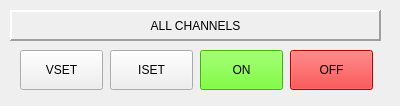
<?xml version="1.0" encoding="UTF-8"?>
<ui version="4.0">
 <class>Form</class>
 <widget class="QWidget" name="Form">
  <property name="geometry">
   <rect>
    <x>0</x>
    <y>0</y>
    <width>400</width>
    <height>106</height>
   </rect>
  </property>
  <property name="windowTitle">
   <string>Form</string>
  </property>
  <widget class="QLabel" name="label">
   <property name="geometry">
    <rect>
     <x>10</x>
     <y>10</y>
     <width>371</width>
     <height>31</height>
    </rect>
   </property>
   <property name="frameShape">
    <enum>QFrame::Panel</enum>
   </property>
   <property name="frameShadow">
    <enum>QFrame::Raised</enum>
   </property>
   <property name="lineWidth">
    <number>2</number>
   </property>
   <property name="text">
    <string>ALL CHANNELS</string>
   </property>
   <property name="alignment">
    <set>Qt::AlignCenter</set>
   </property>
  </widget>
  <widget class="QPushButton" name="pushButton">
   <property name="geometry">
    <rect>
     <x>20</x>
     <y>50</y>
     <width>83</width>
     <height>40</height>
    </rect>
   </property>
   <property name="text">
    <string>VSET</string>
   </property>
  </widget>
  <widget class="QPushButton" name="pushButton_2">
   <property name="geometry">
    <rect>
     <x>110</x>
     <y>50</y>
     <width>83</width>
     <height>40</height>
    </rect>
   </property>
   <property name="text">
    <string>ISET</string>
   </property>
  </widget>
  <widget class="QPushButton" name="pushButton_3">
   <property name="geometry">
    <rect>
     <x>200</x>
     <y>50</y>
     <width>83</width>
     <height>40</height>
    </rect>
   </property>
   <property name="palette">
    <palette>
     <active>
      <colorrole role="WindowText">
       <brush brushstyle="SolidPattern">
        <color alpha="255">
         <red>0</red>
         <green>0</green>
         <blue>0</blue>
        </color>
       </brush>
      </colorrole>
      <colorrole role="Button">
       <brush brushstyle="SolidPattern">
        <color alpha="255">
         <red>85</red>
         <green>255</green>
         <blue>0</blue>
        </color>
       </brush>
      </colorrole>
      <colorrole role="Light">
       <brush brushstyle="SolidPattern">
        <color alpha="255">
         <red>170</red>
         <green>255</green>
         <blue>127</blue>
        </color>
       </brush>
      </colorrole>
      <colorrole role="Midlight">
       <brush brushstyle="SolidPattern">
        <color alpha="255">
         <red>127</red>
         <green>255</green>
         <blue>63</blue>
        </color>
       </brush>
      </colorrole>
      <colorrole role="Dark">
       <brush brushstyle="SolidPattern">
        <color alpha="255">
         <red>42</red>
         <green>127</green>
         <blue>0</blue>
        </color>
       </brush>
      </colorrole>
      <colorrole role="Mid">
       <brush brushstyle="SolidPattern">
        <color alpha="255">
         <red>57</red>
         <green>170</green>
         <blue>0</blue>
        </color>
       </brush>
      </colorrole>
      <colorrole role="Text">
       <brush brushstyle="SolidPattern">
        <color alpha="255">
         <red>0</red>
         <green>0</green>
         <blue>0</blue>
        </color>
       </brush>
      </colorrole>
      <colorrole role="BrightText">
       <brush brushstyle="SolidPattern">
        <color alpha="255">
         <red>255</red>
         <green>255</green>
         <blue>255</blue>
        </color>
       </brush>
      </colorrole>
      <colorrole role="ButtonText">
       <brush brushstyle="SolidPattern">
        <color alpha="255">
         <red>0</red>
         <green>0</green>
         <blue>0</blue>
        </color>
       </brush>
      </colorrole>
      <colorrole role="Base">
       <brush brushstyle="SolidPattern">
        <color alpha="255">
         <red>255</red>
         <green>255</green>
         <blue>255</blue>
        </color>
       </brush>
      </colorrole>
      <colorrole role="Window">
       <brush brushstyle="SolidPattern">
        <color alpha="255">
         <red>85</red>
         <green>255</green>
         <blue>0</blue>
        </color>
       </brush>
      </colorrole>
      <colorrole role="Shadow">
       <brush brushstyle="SolidPattern">
        <color alpha="255">
         <red>0</red>
         <green>0</green>
         <blue>0</blue>
        </color>
       </brush>
      </colorrole>
      <colorrole role="AlternateBase">
       <brush brushstyle="SolidPattern">
        <color alpha="255">
         <red>170</red>
         <green>255</green>
         <blue>127</blue>
        </color>
       </brush>
      </colorrole>
      <colorrole role="ToolTipBase">
       <brush brushstyle="SolidPattern">
        <color alpha="255">
         <red>255</red>
         <green>255</green>
         <blue>220</blue>
        </color>
       </brush>
      </colorrole>
      <colorrole role="ToolTipText">
       <brush brushstyle="SolidPattern">
        <color alpha="255">
         <red>0</red>
         <green>0</green>
         <blue>0</blue>
        </color>
       </brush>
      </colorrole>
      <colorrole role="PlaceholderText">
       <brush brushstyle="SolidPattern">
        <color alpha="127">
         <red>0</red>
         <green>0</green>
         <blue>0</blue>
        </color>
       </brush>
      </colorrole>
      <colorrole role="Accent">
       <brush brushstyle="SolidPattern">
        <color alpha="255">
         <red>255</red>
         <green>255</green>
         <blue>255</blue>
        </color>
       </brush>
      </colorrole>
     </active>
     <inactive>
      <colorrole role="WindowText">
       <brush brushstyle="SolidPattern">
        <color alpha="255">
         <red>0</red>
         <green>0</green>
         <blue>0</blue>
        </color>
       </brush>
      </colorrole>
      <colorrole role="Button">
       <brush brushstyle="SolidPattern">
        <color alpha="255">
         <red>85</red>
         <green>255</green>
         <blue>0</blue>
        </color>
       </brush>
      </colorrole>
      <colorrole role="Light">
       <brush brushstyle="SolidPattern">
        <color alpha="255">
         <red>170</red>
         <green>255</green>
         <blue>127</blue>
        </color>
       </brush>
      </colorrole>
      <colorrole role="Midlight">
       <brush brushstyle="SolidPattern">
        <color alpha="255">
         <red>127</red>
         <green>255</green>
         <blue>63</blue>
        </color>
       </brush>
      </colorrole>
      <colorrole role="Dark">
       <brush brushstyle="SolidPattern">
        <color alpha="255">
         <red>42</red>
         <green>127</green>
         <blue>0</blue>
        </color>
       </brush>
      </colorrole>
      <colorrole role="Mid">
       <brush brushstyle="SolidPattern">
        <color alpha="255">
         <red>57</red>
         <green>170</green>
         <blue>0</blue>
        </color>
       </brush>
      </colorrole>
      <colorrole role="Text">
       <brush brushstyle="SolidPattern">
        <color alpha="255">
         <red>0</red>
         <green>0</green>
         <blue>0</blue>
        </color>
       </brush>
      </colorrole>
      <colorrole role="BrightText">
       <brush brushstyle="SolidPattern">
        <color alpha="255">
         <red>255</red>
         <green>255</green>
         <blue>255</blue>
        </color>
       </brush>
      </colorrole>
      <colorrole role="ButtonText">
       <brush brushstyle="SolidPattern">
        <color alpha="255">
         <red>0</red>
         <green>0</green>
         <blue>0</blue>
        </color>
       </brush>
      </colorrole>
      <colorrole role="Base">
       <brush brushstyle="SolidPattern">
        <color alpha="255">
         <red>255</red>
         <green>255</green>
         <blue>255</blue>
        </color>
       </brush>
      </colorrole>
      <colorrole role="Window">
       <brush brushstyle="SolidPattern">
        <color alpha="255">
         <red>85</red>
         <green>255</green>
         <blue>0</blue>
        </color>
       </brush>
      </colorrole>
      <colorrole role="Shadow">
       <brush brushstyle="SolidPattern">
        <color alpha="255">
         <red>0</red>
         <green>0</green>
         <blue>0</blue>
        </color>
       </brush>
      </colorrole>
      <colorrole role="AlternateBase">
       <brush brushstyle="SolidPattern">
        <color alpha="255">
         <red>170</red>
         <green>255</green>
         <blue>127</blue>
        </color>
       </brush>
      </colorrole>
      <colorrole role="ToolTipBase">
       <brush brushstyle="SolidPattern">
        <color alpha="255">
         <red>255</red>
         <green>255</green>
         <blue>220</blue>
        </color>
       </brush>
      </colorrole>
      <colorrole role="ToolTipText">
       <brush brushstyle="SolidPattern">
        <color alpha="255">
         <red>0</red>
         <green>0</green>
         <blue>0</blue>
        </color>
       </brush>
      </colorrole>
      <colorrole role="PlaceholderText">
       <brush brushstyle="SolidPattern">
        <color alpha="127">
         <red>0</red>
         <green>0</green>
         <blue>0</blue>
        </color>
       </brush>
      </colorrole>
      <colorrole role="Accent">
       <brush brushstyle="SolidPattern">
        <color alpha="255">
         <red>255</red>
         <green>255</green>
         <blue>255</blue>
        </color>
       </brush>
      </colorrole>
     </inactive>
     <disabled>
      <colorrole role="WindowText">
       <brush brushstyle="SolidPattern">
        <color alpha="255">
         <red>42</red>
         <green>127</green>
         <blue>0</blue>
        </color>
       </brush>
      </colorrole>
      <colorrole role="Button">
       <brush brushstyle="SolidPattern">
        <color alpha="255">
         <red>85</red>
         <green>255</green>
         <blue>0</blue>
        </color>
       </brush>
      </colorrole>
      <colorrole role="Light">
       <brush brushstyle="SolidPattern">
        <color alpha="255">
         <red>170</red>
         <green>255</green>
         <blue>127</blue>
        </color>
       </brush>
      </colorrole>
      <colorrole role="Midlight">
       <brush brushstyle="SolidPattern">
        <color alpha="255">
         <red>127</red>
         <green>255</green>
         <blue>63</blue>
        </color>
       </brush>
      </colorrole>
      <colorrole role="Dark">
       <brush brushstyle="SolidPattern">
        <color alpha="255">
         <red>42</red>
         <green>127</green>
         <blue>0</blue>
        </color>
       </brush>
      </colorrole>
      <colorrole role="Mid">
       <brush brushstyle="SolidPattern">
        <color alpha="255">
         <red>57</red>
         <green>170</green>
         <blue>0</blue>
        </color>
       </brush>
      </colorrole>
      <colorrole role="Text">
       <brush brushstyle="SolidPattern">
        <color alpha="255">
         <red>42</red>
         <green>127</green>
         <blue>0</blue>
        </color>
       </brush>
      </colorrole>
      <colorrole role="BrightText">
       <brush brushstyle="SolidPattern">
        <color alpha="255">
         <red>255</red>
         <green>255</green>
         <blue>255</blue>
        </color>
       </brush>
      </colorrole>
      <colorrole role="ButtonText">
       <brush brushstyle="SolidPattern">
        <color alpha="255">
         <red>42</red>
         <green>127</green>
         <blue>0</blue>
        </color>
       </brush>
      </colorrole>
      <colorrole role="Base">
       <brush brushstyle="SolidPattern">
        <color alpha="255">
         <red>85</red>
         <green>255</green>
         <blue>0</blue>
        </color>
       </brush>
      </colorrole>
      <colorrole role="Window">
       <brush brushstyle="SolidPattern">
        <color alpha="255">
         <red>85</red>
         <green>255</green>
         <blue>0</blue>
        </color>
       </brush>
      </colorrole>
      <colorrole role="Shadow">
       <brush brushstyle="SolidPattern">
        <color alpha="255">
         <red>0</red>
         <green>0</green>
         <blue>0</blue>
        </color>
       </brush>
      </colorrole>
      <colorrole role="AlternateBase">
       <brush brushstyle="SolidPattern">
        <color alpha="255">
         <red>85</red>
         <green>255</green>
         <blue>0</blue>
        </color>
       </brush>
      </colorrole>
      <colorrole role="ToolTipBase">
       <brush brushstyle="SolidPattern">
        <color alpha="255">
         <red>255</red>
         <green>255</green>
         <blue>220</blue>
        </color>
       </brush>
      </colorrole>
      <colorrole role="ToolTipText">
       <brush brushstyle="SolidPattern">
        <color alpha="255">
         <red>0</red>
         <green>0</green>
         <blue>0</blue>
        </color>
       </brush>
      </colorrole>
      <colorrole role="PlaceholderText">
       <brush brushstyle="SolidPattern">
        <color alpha="127">
         <red>42</red>
         <green>127</green>
         <blue>0</blue>
        </color>
       </brush>
      </colorrole>
      <colorrole role="Accent">
       <brush brushstyle="SolidPattern">
        <color alpha="255">
         <red>136</red>
         <green>255</green>
         <blue>76</blue>
        </color>
       </brush>
      </colorrole>
     </disabled>
    </palette>
   </property>
   <property name="text">
    <string>ON</string>
   </property>
  </widget>
  <widget class="QPushButton" name="pushButton_4">
   <property name="geometry">
    <rect>
     <x>290</x>
     <y>50</y>
     <width>83</width>
     <height>40</height>
    </rect>
   </property>
   <property name="palette">
    <palette>
     <active>
      <colorrole role="WindowText">
       <brush brushstyle="SolidPattern">
        <color alpha="255">
         <red>0</red>
         <green>0</green>
         <blue>0</blue>
        </color>
       </brush>
      </colorrole>
      <colorrole role="Button">
       <brush brushstyle="SolidPattern">
        <color alpha="255">
         <red>255</red>
         <green>0</green>
         <blue>0</blue>
        </color>
       </brush>
      </colorrole>
      <colorrole role="Light">
       <brush brushstyle="SolidPattern">
        <color alpha="255">
         <red>255</red>
         <green>127</green>
         <blue>127</blue>
        </color>
       </brush>
      </colorrole>
      <colorrole role="Midlight">
       <brush brushstyle="SolidPattern">
        <color alpha="255">
         <red>255</red>
         <green>63</green>
         <blue>63</blue>
        </color>
       </brush>
      </colorrole>
      <colorrole role="Dark">
       <brush brushstyle="SolidPattern">
        <color alpha="255">
         <red>127</red>
         <green>0</green>
         <blue>0</blue>
        </color>
       </brush>
      </colorrole>
      <colorrole role="Mid">
       <brush brushstyle="SolidPattern">
        <color alpha="255">
         <red>170</red>
         <green>0</green>
         <blue>0</blue>
        </color>
       </brush>
      </colorrole>
      <colorrole role="Text">
       <brush brushstyle="SolidPattern">
        <color alpha="255">
         <red>0</red>
         <green>0</green>
         <blue>0</blue>
        </color>
       </brush>
      </colorrole>
      <colorrole role="BrightText">
       <brush brushstyle="SolidPattern">
        <color alpha="255">
         <red>255</red>
         <green>255</green>
         <blue>255</blue>
        </color>
       </brush>
      </colorrole>
      <colorrole role="ButtonText">
       <brush brushstyle="SolidPattern">
        <color alpha="255">
         <red>0</red>
         <green>0</green>
         <blue>0</blue>
        </color>
       </brush>
      </colorrole>
      <colorrole role="Base">
       <brush brushstyle="SolidPattern">
        <color alpha="255">
         <red>255</red>
         <green>255</green>
         <blue>255</blue>
        </color>
       </brush>
      </colorrole>
      <colorrole role="Window">
       <brush brushstyle="SolidPattern">
        <color alpha="255">
         <red>255</red>
         <green>0</green>
         <blue>0</blue>
        </color>
       </brush>
      </colorrole>
      <colorrole role="Shadow">
       <brush brushstyle="SolidPattern">
        <color alpha="255">
         <red>0</red>
         <green>0</green>
         <blue>0</blue>
        </color>
       </brush>
      </colorrole>
      <colorrole role="AlternateBase">
       <brush brushstyle="SolidPattern">
        <color alpha="255">
         <red>255</red>
         <green>127</green>
         <blue>127</blue>
        </color>
       </brush>
      </colorrole>
      <colorrole role="ToolTipBase">
       <brush brushstyle="SolidPattern">
        <color alpha="255">
         <red>255</red>
         <green>255</green>
         <blue>220</blue>
        </color>
       </brush>
      </colorrole>
      <colorrole role="ToolTipText">
       <brush brushstyle="SolidPattern">
        <color alpha="255">
         <red>0</red>
         <green>0</green>
         <blue>0</blue>
        </color>
       </brush>
      </colorrole>
      <colorrole role="PlaceholderText">
       <brush brushstyle="SolidPattern">
        <color alpha="127">
         <red>0</red>
         <green>0</green>
         <blue>0</blue>
        </color>
       </brush>
      </colorrole>
      <colorrole role="Accent">
       <brush brushstyle="SolidPattern">
        <color alpha="255">
         <red>255</red>
         <green>255</green>
         <blue>255</blue>
        </color>
       </brush>
      </colorrole>
     </active>
     <inactive>
      <colorrole role="WindowText">
       <brush brushstyle="SolidPattern">
        <color alpha="255">
         <red>0</red>
         <green>0</green>
         <blue>0</blue>
        </color>
       </brush>
      </colorrole>
      <colorrole role="Button">
       <brush brushstyle="SolidPattern">
        <color alpha="255">
         <red>255</red>
         <green>0</green>
         <blue>0</blue>
        </color>
       </brush>
      </colorrole>
      <colorrole role="Light">
       <brush brushstyle="SolidPattern">
        <color alpha="255">
         <red>255</red>
         <green>127</green>
         <blue>127</blue>
        </color>
       </brush>
      </colorrole>
      <colorrole role="Midlight">
       <brush brushstyle="SolidPattern">
        <color alpha="255">
         <red>255</red>
         <green>63</green>
         <blue>63</blue>
        </color>
       </brush>
      </colorrole>
      <colorrole role="Dark">
       <brush brushstyle="SolidPattern">
        <color alpha="255">
         <red>127</red>
         <green>0</green>
         <blue>0</blue>
        </color>
       </brush>
      </colorrole>
      <colorrole role="Mid">
       <brush brushstyle="SolidPattern">
        <color alpha="255">
         <red>170</red>
         <green>0</green>
         <blue>0</blue>
        </color>
       </brush>
      </colorrole>
      <colorrole role="Text">
       <brush brushstyle="SolidPattern">
        <color alpha="255">
         <red>0</red>
         <green>0</green>
         <blue>0</blue>
        </color>
       </brush>
      </colorrole>
      <colorrole role="BrightText">
       <brush brushstyle="SolidPattern">
        <color alpha="255">
         <red>255</red>
         <green>255</green>
         <blue>255</blue>
        </color>
       </brush>
      </colorrole>
      <colorrole role="ButtonText">
       <brush brushstyle="SolidPattern">
        <color alpha="255">
         <red>0</red>
         <green>0</green>
         <blue>0</blue>
        </color>
       </brush>
      </colorrole>
      <colorrole role="Base">
       <brush brushstyle="SolidPattern">
        <color alpha="255">
         <red>255</red>
         <green>255</green>
         <blue>255</blue>
        </color>
       </brush>
      </colorrole>
      <colorrole role="Window">
       <brush brushstyle="SolidPattern">
        <color alpha="255">
         <red>255</red>
         <green>0</green>
         <blue>0</blue>
        </color>
       </brush>
      </colorrole>
      <colorrole role="Shadow">
       <brush brushstyle="SolidPattern">
        <color alpha="255">
         <red>0</red>
         <green>0</green>
         <blue>0</blue>
        </color>
       </brush>
      </colorrole>
      <colorrole role="AlternateBase">
       <brush brushstyle="SolidPattern">
        <color alpha="255">
         <red>255</red>
         <green>127</green>
         <blue>127</blue>
        </color>
       </brush>
      </colorrole>
      <colorrole role="ToolTipBase">
       <brush brushstyle="SolidPattern">
        <color alpha="255">
         <red>255</red>
         <green>255</green>
         <blue>220</blue>
        </color>
       </brush>
      </colorrole>
      <colorrole role="ToolTipText">
       <brush brushstyle="SolidPattern">
        <color alpha="255">
         <red>0</red>
         <green>0</green>
         <blue>0</blue>
        </color>
       </brush>
      </colorrole>
      <colorrole role="PlaceholderText">
       <brush brushstyle="SolidPattern">
        <color alpha="127">
         <red>0</red>
         <green>0</green>
         <blue>0</blue>
        </color>
       </brush>
      </colorrole>
      <colorrole role="Accent">
       <brush brushstyle="SolidPattern">
        <color alpha="255">
         <red>255</red>
         <green>255</green>
         <blue>255</blue>
        </color>
       </brush>
      </colorrole>
     </inactive>
     <disabled>
      <colorrole role="WindowText">
       <brush brushstyle="SolidPattern">
        <color alpha="255">
         <red>127</red>
         <green>0</green>
         <blue>0</blue>
        </color>
       </brush>
      </colorrole>
      <colorrole role="Button">
       <brush brushstyle="SolidPattern">
        <color alpha="255">
         <red>255</red>
         <green>0</green>
         <blue>0</blue>
        </color>
       </brush>
      </colorrole>
      <colorrole role="Light">
       <brush brushstyle="SolidPattern">
        <color alpha="255">
         <red>255</red>
         <green>127</green>
         <blue>127</blue>
        </color>
       </brush>
      </colorrole>
      <colorrole role="Midlight">
       <brush brushstyle="SolidPattern">
        <color alpha="255">
         <red>255</red>
         <green>63</green>
         <blue>63</blue>
        </color>
       </brush>
      </colorrole>
      <colorrole role="Dark">
       <brush brushstyle="SolidPattern">
        <color alpha="255">
         <red>127</red>
         <green>0</green>
         <blue>0</blue>
        </color>
       </brush>
      </colorrole>
      <colorrole role="Mid">
       <brush brushstyle="SolidPattern">
        <color alpha="255">
         <red>170</red>
         <green>0</green>
         <blue>0</blue>
        </color>
       </brush>
      </colorrole>
      <colorrole role="Text">
       <brush brushstyle="SolidPattern">
        <color alpha="255">
         <red>127</red>
         <green>0</green>
         <blue>0</blue>
        </color>
       </brush>
      </colorrole>
      <colorrole role="BrightText">
       <brush brushstyle="SolidPattern">
        <color alpha="255">
         <red>255</red>
         <green>255</green>
         <blue>255</blue>
        </color>
       </brush>
      </colorrole>
      <colorrole role="ButtonText">
       <brush brushstyle="SolidPattern">
        <color alpha="255">
         <red>127</red>
         <green>0</green>
         <blue>0</blue>
        </color>
       </brush>
      </colorrole>
      <colorrole role="Base">
       <brush brushstyle="SolidPattern">
        <color alpha="255">
         <red>255</red>
         <green>0</green>
         <blue>0</blue>
        </color>
       </brush>
      </colorrole>
      <colorrole role="Window">
       <brush brushstyle="SolidPattern">
        <color alpha="255">
         <red>255</red>
         <green>0</green>
         <blue>0</blue>
        </color>
       </brush>
      </colorrole>
      <colorrole role="Shadow">
       <brush brushstyle="SolidPattern">
        <color alpha="255">
         <red>0</red>
         <green>0</green>
         <blue>0</blue>
        </color>
       </brush>
      </colorrole>
      <colorrole role="AlternateBase">
       <brush brushstyle="SolidPattern">
        <color alpha="255">
         <red>255</red>
         <green>0</green>
         <blue>0</blue>
        </color>
       </brush>
      </colorrole>
      <colorrole role="ToolTipBase">
       <brush brushstyle="SolidPattern">
        <color alpha="255">
         <red>255</red>
         <green>255</green>
         <blue>220</blue>
        </color>
       </brush>
      </colorrole>
      <colorrole role="ToolTipText">
       <brush brushstyle="SolidPattern">
        <color alpha="255">
         <red>0</red>
         <green>0</green>
         <blue>0</blue>
        </color>
       </brush>
      </colorrole>
      <colorrole role="PlaceholderText">
       <brush brushstyle="SolidPattern">
        <color alpha="127">
         <red>127</red>
         <green>0</green>
         <blue>0</blue>
        </color>
       </brush>
      </colorrole>
      <colorrole role="Accent">
       <brush brushstyle="SolidPattern">
        <color alpha="255">
         <red>255</red>
         <green>76</green>
         <blue>76</blue>
        </color>
       </brush>
      </colorrole>
     </disabled>
    </palette>
   </property>
   <property name="text">
    <string>OFF</string>
   </property>
  </widget>
 </widget>
 <resources/>
 <connections/>
</ui>
